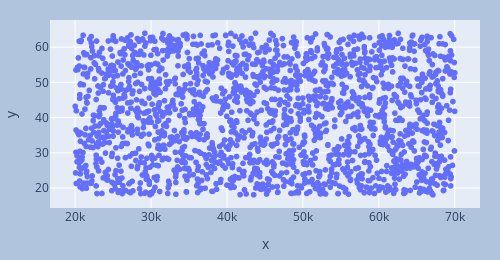

Notebook code for this chart:
### Code cell
fig = px.scatter(x=df['income'], y=df['age'], width=500, height=260)
fig.update_layout(
    margin=dict(l=10, r=20, t=20, b=20),
    paper_bgcolor="LightSteelBlue",
)
fig.show()

### Figure 1 — Plotly figure (JSON) as saved in the notebook; plotly's stock layout.template omitted (floating-point values rounded to 4 significant figures; data arrays with more than 128 entries replaced by an {"elided": "..."} marker saying what was removed)
{"data": [{"hovertemplate": "x=%{x}<br>y=%{y}<extra></extra>", "legendgroup": "", "marker": {"color": "#636efa", "symbol": "circle"}, "mode": "markers", "name": "", "showlegend": false, "type": "scattergl", "x": {"elided": "2000 float values"}, "xaxis": "x", "y": {"elided": "2000 float values"}, "yaxis": "y"}], "layout": {"height": 260, "legend": {"tracegroupgap": 0}, "margin": {"b": 20, "l": 10, "r": 20, "t": 20}, "paper_bgcolor": "LightSteelBlue", "width": 500, "xaxis": {"anchor": "y", "domain": [0, 1], "title": {"text": "x"}}, "yaxis": {"anchor": "x", "domain": [0, 1], "title": {"text": "y"}}}}
